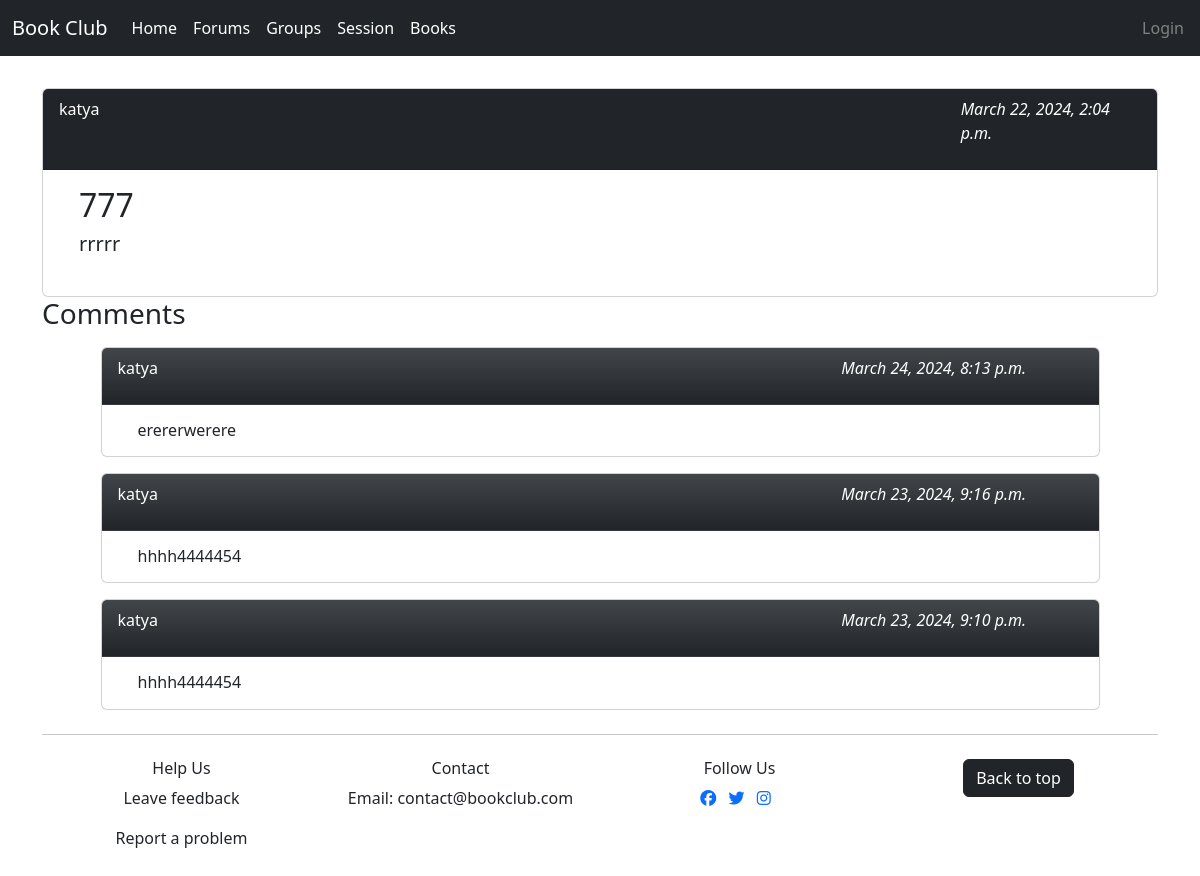
/forum/show/7, run on the app's committed database.
### forum/models.py (models this page shows, shortened)
class Forum(models.Model):
    name=models.ForeignKey(User, blank=False, on_delete=models.CASCADE)
    topic=models.CharField(max_length=300, blank=False)
    description=models.TextField(max_length=1000, blank=True)
    date_created=models.DateTimeField(auto_now_add=True, null=True)

class Discussion(models.Model):
    forum=models.ForeignKey(Forum, blank=False, on_delete=models.CASCADE)
    name = models.ForeignKey(User, blank=False, on_delete=models.CASCADE)
    discuss=models.TextField(max_length=1000)
    date_created = models.DateTimeField(auto_now_add=True, null=True)

### forum/views.py (the view)
# urls.py: path('show/<int:id>', views.show, name='show'),
def show(request, id):
    print(f"=== forum, action: show === ")
    print(f"id: ", id)
    action= "show"
    forum = get_object_or_404(Forum, id=id)
    discussions_list = Discussion.objects.filter(forum=id).order_by('-id')
    form = CreateInDiscussion()
    return render(request, 'forum/show.html',
                  {'forum':forum,'form':form, 'discussions_list':discussions_list})

### forum/templates/forum/show.html (shortened to what this page needs)
{% extends 'main/layout.html' %}
{% block content %}
<div class="card ">
    <div class="card-header bg-dark text-white details">
        <div class="col-10">
            <p for="name">{{ forum.name }}</p>
        </div>
        <div class="col- 2">
            <p class="date" for="date_created">{{ forum.date_created }}</p>
        </div>
    </div>
    <div class="card-body position-relative">
        <div>
            <h2 class="card-title" style="margin-left: 20px;" for="topic"> {{forum.topic}} </h2>
            <h5 class="card-text" style="margin-left: 20px;" for="description"> {{forum.description}} </h5>
        </div>
        <div class="row">
        </div>
    </div>
</div>
<h3>Comments</h3>
        {% for el in discussions_list %}
<div class="container col-11">
        <div class="card justify-content-center mt-3 mb-3">
            <div class="card-header bg-dark bg-gradient text-white details">
                <div class="col-9">
                    <p for="name">{{ el.name }}</p>
                </div>
                <div class="col-3">
                    <p class="date" for="date_created">{{ el.date_created }}</p>
                </div>
            </div>
            <div class="card-body position-relative">
                <div>
                    <h6 class="card-text" style="margin-left: 20px;" for="discuss"> {{el.discuss}} </h6>
                </div>
            </div>
        </div>
</div>
{%endfor%}
{% endblock %}

### forum/templates/forum/show.html (style rules this page uses)
.details { display: flex; }
.date { font-style: italic; }

### data on the page
Forum: name "katya", date_created "March 22, 2024, 2:04 p.m.", topic "777", description "rrrrr"
Discussion: name "katya", date_created "March 24, 2024, 8:13 p.m.", discuss "erererwerere"
Discussion: name "katya", date_created "March 23, 2024, 9:16 p.m.", discuss "hhhh4444454"
Discussion: name "katya", date_created "March 23, 2024, 9:10 p.m.", discuss "hhhh4444454"
